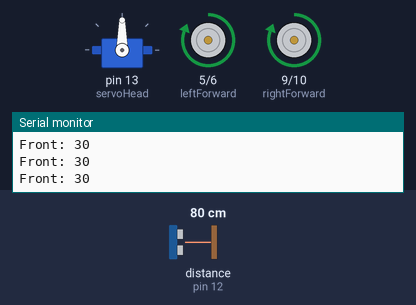
This sketch was run on a simulated Arduino Uno, built with avr-gcc and run on an emulated ATmega328P. Parts: servo, motor-driver pin pairs drawn as motors (green arrow = first pin HIGH = forward, orange = second pin HIGH = backward, longer = more drive), the last lines printed to the serial monitor. Wiring (inferred from the names in the program): ultrasonic range finder: trigger pin 11; echo pin 12. The inputs (shaded band) are chosen by the test bench; at power-on: distance to the obstacle (sensor on pin 12) 80 cm. The echo pulse lasts 58.3 µs per cm.

Above: at 1.2 s.
1.3 s: distance to the obstacle (sensor on pin 12) set to 16 cm
4.3 s: distance to the obstacle (sensor on pin 12) set to 12 cm
At 4.9 s:
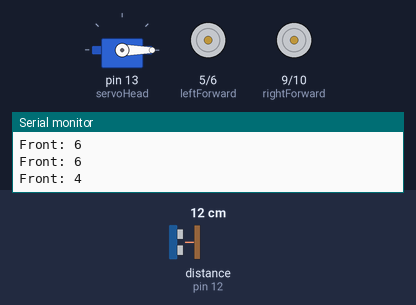
At 5.7 s:
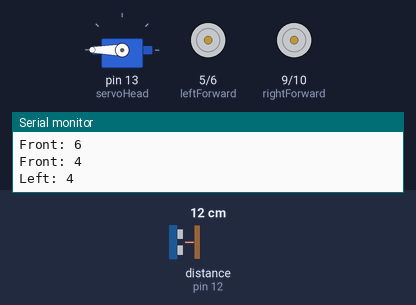
7.3 s: distance to the obstacle (sensor on pin 12) set to 18 cm
At 9.2 s:
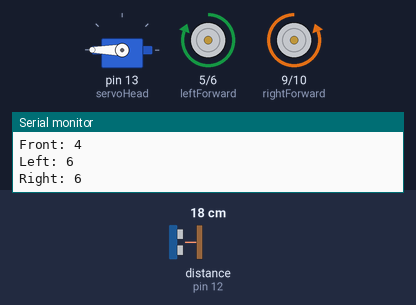
Timing chart, 0 to 10.8 s (numbered marks = the images above; inputs shaded):
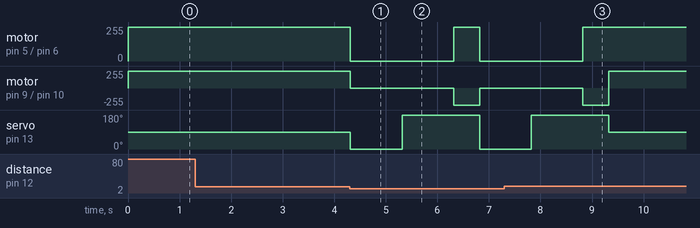

Measured:
- the behaviour switches between 14 and 13 cm on distance to the obstacle (sensor on pin 12) (found by bisection; images 0 and 1)
- after the input at 4.3 s, motor on pin 5 (leftForward) / pin 6 (leftReverse): forward 255/255 → stopped at once, → forward 255/255 2.0 s later, → stopped 0.50 s later; motor on pin 9 (rightForward) / pin 10 (rightReverse): forward 255/255 → stopped at once, → backward 255/255 2.0 s later, → stopped 0.50 s later
- after the input at 7.3 s, motor on pin 5 (leftForward) / pin 6 (leftReverse): goes on until 8.8 s, then stays forward 255/255

The sketch:

Robot_Main.ino
```cpp
// Main program for obstacle avoidence robot
// Author: J. Martin

#include <Servo.h>

// DEFINING SERVO
// Define the servo
Servo servoHead;

// Variable for servo time delay
int wait = 1000;

// DEFINING ULTRASONIC SENSOR
// Defining trig and echo pins
#define trigPin 11
#define echoPin 12

// Variables for distance
int distFront;
int distLeft;
int distRight;

// DEFINING MOTORS
// Motor B pins
#define leftForward 5
#define leftReverse 6

// Motor A pins
#define rightForward 9
#define rightReverse 10

// Variables for speed and turning
int speedy = 255;
int turnTime = 500;

void setup() {

  // Attaching servo
  servoHead.attach( 13 );

  // Start servo facing forward
  servoHead.write( 90 );

  // Setting ultrasonic pins
  pinMode( trigPin, OUTPUT );
  pinMode( echoPin, INPUT );

  // Setting motor pins
  pinMode( leftForward, OUTPUT );
  pinMode( leftReverse, OUTPUT );
  pinMode( rightForward, OUTPUT );
  pinMode( rightReverse, OUTPUT );

  // Starting value of motors
  digitalWrite( leftForward, LOW );
  digitalWrite( leftReverse, LOW );
  digitalWrite( rightForward, LOW );
  digitalWrite( rightReverse, LOW );

  // Begin serial output
  Serial.begin( 9600 );
  Serial.println("Here comes the robots...");

}

void loop() {

  // Start moving forward
  moveForward( speedy );

  // Read distance
  distFront = readDistance( );
  Serial.print("Front: ");
  Serial.println( distFront );

  // Object detection...
  // If object is less than 4in away, stop, look left, look right
  if ( distFront <= 4 ) {

    // Stop
    moveStop( );

    // Look left
    servoHead.write( 0 );
    delay( wait );
    distLeft = readDistance( );
    Serial.print("Left: ");
    Serial.println( distLeft );

    // Look right
    servoHead.write( 180 );
    delay( wait );
    distRight = readDistance( );
    Serial.print("Right: ");
    Serial.println( distRight );

    // Deceiding where to turn
    if ( distLeft > distRight ) {
      left90( speedy );
      delay( turnTime );
    }
    else {
      right90( speedy );
      delay( turnTime );
    }

  }

  servoHead.write( 90 );

}

// Function for reading the ultrasonic sensor and returning distance
int readDistance( ) {
  long duration;
  int distance;

    // Clearing ultrasonic trigger pin
  digitalWrite( trigPin, LOW );
  delayMicroseconds( 2 );

  // Send 10uS pulse
  digitalWrite( trigPin, HIGH );
  delayMicroseconds( 10 );
  digitalWrite( trigPin, LOW );

  // Read 10uS pulse
  duration = pulseIn( echoPin, HIGH );

  // Calculate distance
  distance = ( duration * 0.0133 ) / 2;

  // Return distance
  return distance;
}

// Function for moving forawrd
void moveForward( int x ) {

  analogWrite( leftForward, x );
  analogWrite( leftReverse, 0 );
  analogWrite( rightForward, x );
  analogWrite( rightReverse, 0 );

}

// Function for moving reverse
void moveReverse( int x ) {

  analogWrite( leftForward, 0 );
  analogWrite( leftReverse, x );
  analogWrite( rightForward, 0 );
  analogWrite( rightReverse, x );

}

// Function for stopping motors
void moveStop( ) {

  analogWrite( leftForward, 0 );
  analogWrite( leftReverse, 0 );
  analogWrite( rightForward, 0 );
  analogWrite( rightReverse, 0 );

}

// Function for turning left 90 degrees
void left90( int x ) {

  analogWrite( leftForward, 0 );
  analogWrite( leftReverse, x );
  analogWrite( rightForward, x );
  analogWrite( rightReverse, 0 );

}

// Function for turning right 90 degrees
void right90( int x ) {

  analogWrite( leftForward, x );
  analogWrite( leftReverse, 0 );
  analogWrite( rightForward, 0 );
  analogWrite( rightReverse, x );

}
```
